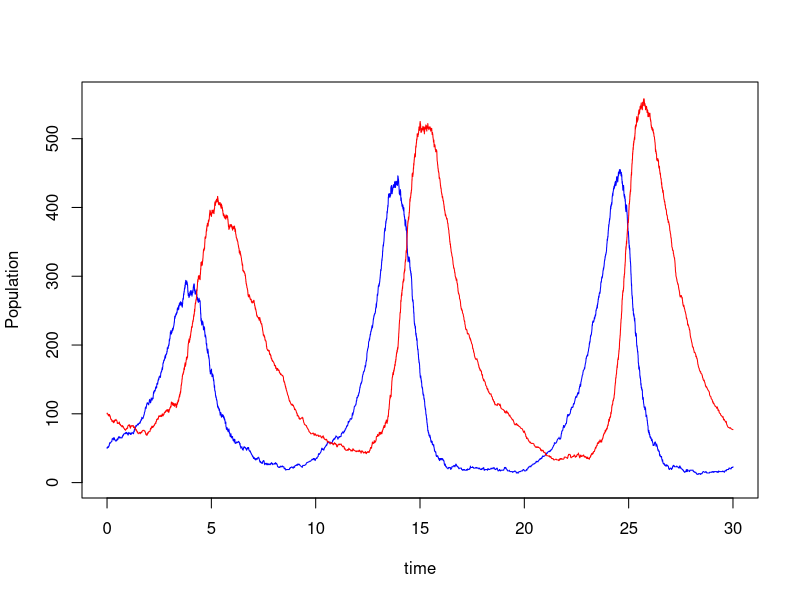

The R script that drew this image:
# Ex1

MD <- function(lambdaA, lambda1, lambda2, T){
  
  t <- N1 <- N2 <- W1 <- W2 <- PF1 <- PF2 <- 0
  tE <- rexp(1, (lambdaA+lambda1+lambda2))
  W <- rchisq(1, df=5)
  TW <- sum(W)
  np <- 1
  
  P1 <- lambdaA / (lambdaA + lambda1 + lambda2)
  P2 <- lambda1 / (lambdaA + lambda1 + lambda2)
  P3 <- lambda2 / (lambdaA + lambda1 + lambda2)
  
  while(tE <= T){
    t <- tE
    J <- sample(1:3, 1, prob=c(P1, P2, P3))
    
    if (J==1){
      W <- c(W, rchisq(1, df=5))
      TW <- sum(W)
      np <- length(W)
    }
    if (J==2){
      if (TW > 500){
        CW <- cumsum(W)
        L <- which(CW == max(CW[CW<=500]))
        N1 <- N1 + L
        W1 <- W1 + CW[L]
        W <- W[-(1:L)]
        PF1 <- PF1 + CW[L]*2 - 500
        TW <- sum(W)
        np <- length(W)
      }
      if (TW <= 500){
        N1 <- N1 + length(W)
        W1 <- W1 + TW
        PF1 <- PF1 + TW*2 - 500
        W <- NULL
        TW <- np <- 0
      }
    }
    if (J==3){
      if (TW > 1000){
        CW <- cumsum(W)
        L <- which(CW == max(CW[CW <= 1000]))
        N2 <- N2 + L
        W2 <- W2 + CW[L]
        W <- W[-(1:L)]
        PF2 <- PF2 + CW[L]*2 - 700
        TW <- sum(W)
        np <- length(W)
      }
      if(TW <- 1000)
      {
          N2 <- N2 + length(W)
          W2 <- W2 + TW
          PF2 <- PF2 + TW*2 - 700
          W <- NULL
          TW <- np <- 0
      }
    }
    tE <- t + rexp(1, (lambdaA + lambda1 + lambda2))
  }
  result <- c(N1, W1, N2, W2, PF1, PF2)
  return(result)
}

R <- 100
res <- NULL
for (i in 1:R){
  s <- MD(lambdaA=5, lambda1=.05, lambda2=0.01, T=500)
  res <- rbind(res, s)
}

apply(res, 2, mean)










# Ex2

bacteria <- function(b0, a0, lam1, lam2, lam3, T){
  
  t <- 0
  B <- b0
  A <- a0
  tE <- rexp(1, (B*lam1 + A*B*lam2 + A*lam3))
  S <- c(t, B, A)
  while(tE <= T){
    t <- tE
    P1 <- (B*lam1)/(B*lam1 + A*B*lam2 + A*lam3)
    P2 <- (A*B*lam2)/(B*lam1 + A*B*lam2 + A*lam3)
    P3 <- (A*lam3)/(B*lam1 + A*B*lam2 + A*lam3)
    J <- sample(1:3, 1, prob=c(P1, P2, P3))
    if (J==1) B <- B+1
    if (J==2){
      B <- B-1
      A <- A+1
    }
    if (J==3) A <- A-1
    S <- rbind(S, c(t, B, A))
    if (A==0 & B==0) break
    tE <- t + rexp(1, (B*lam1+A*B*lam2 + A*lam3))
  }
  return(S)
}

y <- bacteria(b0=50, a0=100, lam1=1, lam2=0.005, 
              lam3=0.6, T=30)

plot(y[,1],y[,2],type='l',ylim=c(0, signif(max(y[,2:3]),digits=2)), 
     col='blue', xlab='time', ylab='Population')
lines(y[,1], y[,3], col='red')